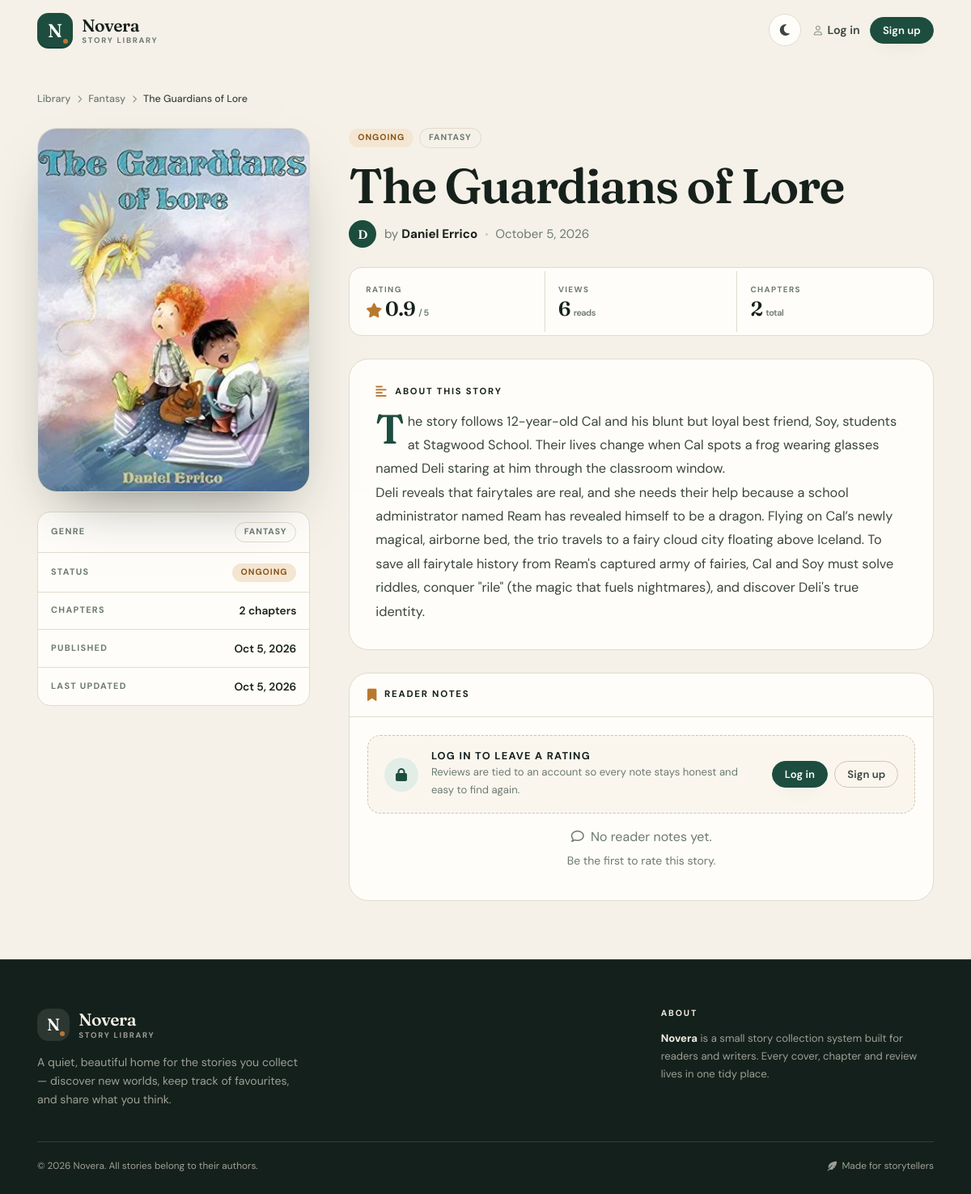
The app's page /story/4/ with its own data.
### Myapp/models.py (models this page shows, shortened)
class Story(models.Model):
    STATUS_CHOICES = [
        ("Ongoing", "Ongoing"),
        ("Completed", "Completed"),
        ("Draft", "Draft"),
    ]
    title = models.CharField(
        max_length=200,
        help_text="Title of the story",
    )
    author_name = models.CharField(
        max_length=200,
        help_text="Author's name",
    )
    genre = models.CharField(
        max_length=100,
        help_text="Story genre",
    )
    description = models.TextField(
        help_text="Brief description of the story",
    )
    chapter = models.IntegerField(
        default=1,
        validators=[MinValueValidator(1)],
        help_text="Current chapter number",
    )
    date_published = models.DateField(
        help_text="Publication date",
    )
    status = models.CharField(
        max_length=50,
        choices=STATUS_CHOICES,
        default="Draft",
        help_text="Current status of the story",
    )
    rating = models.DecimalField(
        max_digits=3,
        decimal_places=1,
        default=0.0,
        validators=[
            MinValueValidator(0.0),
            MaxValueValidator(5.0),
        ],
        help_text="Average rating (0.0 - 5.0)",
    )
    cover_image = models.ImageField(
        upload_to="covers/",
        blank=True,
        null=True,
        help_text="Cover image for the story",
    )
    views_count = models.IntegerField(
        default=0,
        help_text="Number of times this story has been viewed",
    )
    created_at = models.DateTimeField(
        auto_now_add=True,
        help_text="When the story was created",
    )
    updated_at = models.DateTimeField(
        auto_now=True,
        help_text="When the story was last updated",
    )
    objects = StoryManager()
    class Meta:
        ordering = ["-date_published", "-id"]
        indexes = [
            models.Index(
                fields=["status", "-date_published"]
            ),
            models.Index(
                fields=["genre"]
            ),
            models.Index(
                fields=["-rating"]
            ),
        ]
        verbose_name_plural = "Stories"
    def increment_views(self):
        self.views_count += 1
        self.save(update_fields=["views_count"])

### Myapp/views.py (the view)
def story_detail(request, pk):
    story = get_object_or_404(Story, pk=pk)
    StoryView.objects.create(
        story=story,
        ip_address=get_client_ip(request),
        user_agent=request.META.get("HTTP_USER_AGENT", "")[:200],
    )
    story.increment_views()
    ratings = story.ratings.all()[:5]
    avg_rating = ratings.aggregate(Avg("score"))["score__avg"] or 0
    related_stories = (
        Story.objects.filter(genre__iexact=story.genre)
        .exclude(pk=story.pk)
        .order_by("-rating")[:3]
    )
    context = {
        "story": story,
        "ratings": ratings,
        "avg_rating": avg_rating,
        "rating_form": StoryRatingForm() if request.user.is_authenticated else None,
        "related_stories": related_stories,
    }
    return render(request, "Myapp/story_detail.html", context)

### Myapp/templates/Myapp/story_detail.html (shortened to what this page needs)
{% extends "Myapp/base.html" %}
{% block content %}
<div class="container nv-page">
    <nav class="nv-breadcrumb" aria-label="Breadcrumb">
        <a href="{% url 'home' %}">Library</a>
        <i class="fa-solid fa-chevron-right" aria-hidden="true"></i>
        <a href="{% url 'home' %}?genre={{ story.genre|urlencode }}">{{ story.genre|capfirst }}</a>
        <i class="fa-solid fa-chevron-right" aria-hidden="true"></i>
        <span class="is-current" aria-current="page">{{ story.title }}</span>
    </nav>
    <div class="row g-4 g-lg-5">
        <div class="col-lg-4">
            <div class="nv-detail-aside">
                <div class="nv-detail-cover">
                    {% if story.cover_image %}
                        <img src="{{ story.cover_image.url }}" alt="Cover of {{ story.title }}">
                    {% else %}
                        <span class="nv-cover-fallback">
                            <span class="nv-cover-fallback__letter" aria-hidden="true">{{ story.title|first }}</span>
                            <span class="nv-cover-fallback__name">{{ story.title }}</span>
                        </span>
                    {% endif %}
                </div>
                <dl class="nv-meta-list">
                    <div>
                        <dt>Genre</dt>
                        <dd><span class="nv-pill nv-pill--ghost">{{ story.genre|capfirst }}</span></dd>
                    </div>
                    <div>
                        <dt>Status</dt>
                        <dd><span class="nv-pill nv-pill--{{ story.status|lower }}">{{ story.status }}</span></dd>
                    </div>
                    <div>
                        <dt>Chapters</dt>
                        <dd>{{ story.chapter }} chapter{{ story.chapter|pluralize }}</dd>
                    </div>
                    <div>
                        <dt>Published</dt>
                        <dd>{{ story.date_published|date:"M j, Y" }}</dd>
                    </div>
                    <div>
                        <dt>Last updated</dt>
                        <dd>{{ story.updated_at|date:"M j, Y" }}</dd>
                    </div>
                </dl>
            </div>
        </div>
        <div class="col-lg-8">
            <div class="d-none d-lg-block">
                <div class="nv-tag-row">
                    <span class="nv-pill nv-pill--{{ story.status|lower }}">{{ story.status }}</span>
                    <span class="nv-pill nv-pill--ghost">{{ story.genre|capfirst }}</span>
                </div>
                <h1 class="nv-detail-title">{{ story.title }}</h1>
                <p class="nv-detail-author">
                    <span class="nv-avatar" aria-hidden="true">{{ story.author_name|first }}</span>
                    <span>by <strong>{{ story.author_name }}</strong></span>
                    <span class="nv-dot" aria-hidden="true"></span>
                    <span>{{ story.date_published|date:"F j, Y" }}</span>
                </p>
            </div>
            <div class="nv-stat-row">
                <div class="nv-stat-row__item">
                    <span class="nv-stat-row__label">Rating</span>
                    <span class="nv-stat-row__value">
                        <i class="fa-solid fa-star" aria-hidden="true"></i>
                        {{ story.rating|floatformat:1 }}<small>/ 5</small>
                    </span>
                </div>
                <div class="nv-stat-row__item">
                    <span class="nv-stat-row__label">Views</span>
                    <span class="nv-stat-row__value">
                        {{ story.views_count }}<small>reads</small>
                    </span>
                </div>
                <div class="nv-stat-row__item">
                    <span class="nv-stat-row__label">Chapters</span>
                    <span class="nv-stat-row__value">
                        {{ story.chapter }}<small>total</small>
                    </span>
                </div>
            </div>
            <section class="nv-prose-card">
                <h2><i class="fa-solid fa-align-left" aria-hidden="true"></i>About this story</h2>
                <div class="nv-prose">
                    {{ story.description|linebreaks }}
                </div>
            </section>
            <section class="nv-panel" aria-labelledby="reviewsHeading">
                <div class="nv-panel__head">
                    <h2 id="reviewsHeading">
                        <i class="fa-solid fa-bookmark" aria-hidden="true"></i>
                        Reader notes
                    </h2>
                </div>
                <div class="nv-panel__body">
                    {% if rating_form %}
                        <div class="nv-rating-form">
                            <h3>Leave a rating</h3>
                            <p class="nv-rating-hint mb-3">Pick a star, then add a note if you'd like.</p>
                            {% if rating_form.non_field_errors %}
                                <div class="nv-field-error mb-2">
                                    <i class="fa-solid fa-circle-exclamation" aria-hidden="true"></i>
                                    {{ rating_form.non_field_errors.0 }}
                                </div>
                            {% endif %}
                            <form method="post" action="{% url 'add_rating' story.pk %}" novalidate>
                                {% csrf_token %}
                                <div class="nv-rating-input" data-rating-input>
                                    <div class="nv-star-picker" role="group" aria-label="Choose a star rating">
                                        {% for i in "12345" %}
                                            <button type="button" class="nv-star" data-score="{{ forloop.counter }}"
                                                    aria-label="{{ forloop.counter }} star{{ forloop.counter|pluralize }}">
                                                <i class="fa-solid fa-star" aria-hidden="true"></i>
                                            </button>
                                        {% endfor %}
                                    </div>
                                    <div class="nv-rating-input__field">
                                        <label class="form-label" for="{{ rating_form.score.id_for_label }}">Score</label>
                                        {{ rating_form.score }}
                                    </div>
                                </div>
                                <p class="nv-rating-hint" data-rating-hint>No rating selected yet</p>
                                {% if rating_form.score.errors %}
                                    <div class="nv-field-error mt-2">
                                        <i class="fa-solid fa-circle-exclamation" aria-hidden="true"></i>
                                        {{ rating_form.score.errors.0 }}
                                    </div>
                                {% endif %}
                                <div class="mt-3">
                                    <label class="form-label" for="{{ rating_form.review.id_for_label }}">
                                        {{ rating_form.review.label }}
                                    </label>
                                    {{ rating_form.review }}
                                    {% if rating_form.review.errors %}
                                        <div class="nv-field-error">
                                            <i class="fa-solid fa-circle-exclamation" aria-hidden="true"></i>
                                            {{ rating_form.review.errors.0 }}
                                        </div>
                                    {% endif %}
                                </div>
                                <button type="submit" class="btn btn-primary mt-3">
                                    <i class="fa-solid fa-feather-pointed" aria-hidden="true"></i>
                                    Post rating
                                </button>
                            </form>
                        </div>
                    {% elif not user.is_authenticated %}
                        <div class="nv-rating-gate">
                            <span class="nv-rating-gate__icon" aria-hidden="true">
                                <i class="fa-solid fa-lock"></i>
                            </span>
                            <div class="nv-rating-gate__body">
                                <h3>Log in to leave a rating</h3>
                                <p>
                                    Reviews are tied to an account so every note
                                    stays honest and easy to find again.
                                </p>
                            </div>
                            <div class="nv-rating-gate__actions">
                                <a class="btn btn-primary btn-sm"
                                   href="{% url 'login' %}?next={{ request.path|urlencode }}">
                                    Log in
                                </a>
                                <a class="btn btn-outline-secondary btn-sm"
                                   href="{% url 'register' %}?next={{ request.path|urlencode }}">
                                    Sign up
                                </a>
                            </div>
                        </div>
                    {% endif %}
                    {% if ratings %}
                        <div class="nv-review-list">
                            {% for rating in ratings %}
                                <article class="nv-review">
                                    <div class="nv-review__head">
                                        <div class="nv-review__who">
                                            <span class="nv-review__avatar" aria-hidden="true">R</span>
                                            <div>
                                                <strong>Reader</strong>
                                                <div class="nv-stars" aria-label="{{ rating.score }} out of 5 stars">
                                                    {% for i in "12345" %}
                                                        {% if forloop.counter <= rating.score %}
                                                            <i class="fa-solid fa-star"></i>
                                                        {% else %}
                                                            <i class="fa-solid fa-star is-empty"></i>
                                                        {% endif %}
                                                    {% endfor %}
                                                </div>
                                            </div>
                                        </div>
                                        <span class="nv-review__date">{{ rating.created_at|date:"M j, Y" }}</span>
                                    </div>
                                    {% if rating.review %}
                                        <p>{{ rating.review }}</p>
                                    {% endif %}
                                </article>
                            {% endfor %}
                        </div>
                    {% else %}
                        <div class="text-center py-3">
                            <p class="nv-muted mb-1">
                                <i class="fa-regular fa-comment me-1" aria-hidden="true"></i>
                                No reader notes yet.
                            </p>
                            <p class="nv-muted small mb-0">Be the first to rate this story.</p>
                        </div>
                    {% endif %}
                </div>
            </section>
        </div>
    </div>
</div>
{% endblock %}

### records on screen
Story: genre "Fantasy", title "The Guardians of Lore", cover_image (picture), genre "FANTASY", status "ONGOING", chapter "2", date_published "Oct 5, 2026", updated_at "Oct 5, 2026", author_name|first "D", author_name "Daniel Errico", date_published "October 5, 2026", rating "0.9", views_count "6", description "The story follows 12-year-old Cal and his blunt but loyal best friend, Soy, students at Stagwood School. Their lives change when Cal spots a frog wearing glasses named Deli staring at him through the classroom window. Deli reveals that fairytales are real, and she needs their help because a school administrator named Ream has revealed himself to be a dragon. Flying on Cal’s newly magical, airborne bed, the trio travels to a fairy cloud city floating above Iceland. To save all fairytale history from Ream's captured army of fairies, Cal and Soy must solve riddles, conquer \"rile\" (the magic that fuels nightmares), and discover Deli's true identity."
